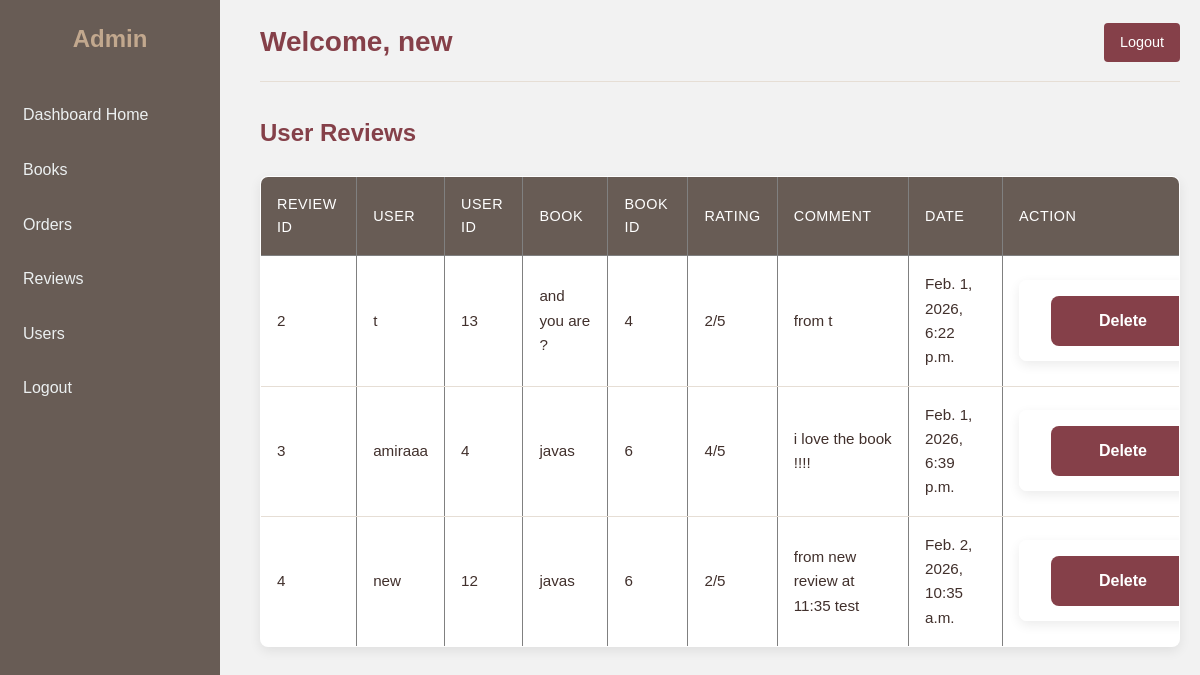
Screenshot of /dashboard/reviews/ (signed in) with the database file from the repository.
### library_app/models.py (models this page shows, shortened)
class Review(models.Model):
    user = models.ForeignKey(User, on_delete=models.CASCADE)
    book = models.ForeignKey(Book, on_delete=models.CASCADE, null=True, blank=True)
    rating = models.PositiveSmallIntegerField(default = 5)  # 1 to 5
    comment = models.TextField(blank=True, null=True)
    date = models.DateTimeField(auto_now_add=True)

class Book(models.Model):
    title = models.CharField(max_length=200)
    author = models.CharField(max_length=150)
    publication_date = models.DateField(blank=True, null=True)
    quantity = models.PositiveIntegerField(default=0)
    genres = models.ManyToManyField(Genre, related_name="books")
    reviews = models.DecimalField(max_digits=2, decimal_places=1, blank=True, null=True)
    description = models.TextField(blank=True, null=True)
    image = models.ImageField(upload_to="books/", blank=True, null=True)

### library_app/views.py (the view)
# urls.py: path('dashboard/reviews/', views.admin_reviews_view, name='admin_reviews'),
@login_required
def admin_reviews_view(request):
    reviews = Review.objects.select_related("user", "book").all()
    return render(request, "library_app/admin_reviews.html", {
        "reviews": reviews
    })

### library_app/templates/library_app/admin_reviews.html (shortened to what this page needs)
{% extends 'library_app/base_admin.html' %}
{% block content %}
<h2>User Reviews</h2>
<table border="1" cellpadding="8">
<tr>
    <th>Review ID</th>
    <th>User</th>
    <th>User ID</th>
    <th>Book</th>
    <th>Book ID</th>
    <th>Rating</th>
    <th>Comment</th>
    <th>Date</th>
    <th>Action</th>
</tr>
{% for review in reviews %}
<tr>
    <td>{{ review.id }}</td>
    <td>{{ review.user.username }}</td>
    <td>{{ review.user.id }}</td>
    <td>
        {% if review.book %}
            {{ review.book.title }}
        {% else %}
            General
        {% endif %}
    </td>
    <td>{% if review.book %}{{ review.book.id }}{% endif %}</td>
    <td>{{ review.rating }}/5</td>
    <td>{{ review.comment }}</td>
    <td>{{ review.date }}</td>
    <td>
        <form method="POST" action="{% url 'admin_delete_review' review.id %}">
            <button type="submit" class="btn btn-danger btn-sm">
                Delete
            </button>
        </form>
    </td>
</tr>
{% empty %}
<tr>
    <td colspan="9">No reviews yet</td>
</tr>
{% endfor %}
</table>
{% endblock %}

### library_app/templates/library_app/base_admin.html (shortened to what this page needs)
{% load static %}
<!DOCTYPE html>
<html lang="en">
<head>
    <link rel="stylesheet" href="{% static 'css/admin.css' %}">
    <link rel="stylesheet" href="https://cdnjs.cloudflare.com/ajax/libs/font-awesome/6.4.0/css/all.min.css">
</head>
<body>
<div class="sidebar">
    <h2 style="text-align:center; color: #C2A88E;">Admin</h2>
    <a href="{% url 'admin_home' %}">Dashboard Home</a>
    <a href="{% url 'admin_books' %}">Books</a>
    <a href="{% url 'admin_orders' %}">Orders</a>
    <a href="{% url 'admin_reviews' %}">Reviews</a>
    <a href="{% url 'admin_users' %}">Users</a>
    <a href="{% url 'logout' %}">Logout</a>
</div>
<div class="main-content">
    <div class="header">
        <h1>Welcome, {{ request.user.first_name|default:request.user.username }}</h1>
        <a href="{% url 'logout' %}" class="logout-btn">Logout</a>
    </div>
    {% block content %}{% endblock %}
</div>
</body>
</html>

### library_app/static/CSS/admin.css (style rules this page uses)
:root { --admin-primary: #854049; --admin-primary-dark: #41302C; --admin-secondary: #685C55; --admin-accent: #C2A88E; --admin-light: #f7f4ef; --admin-lighter: #e6ded5; --admin-white: #ffffff; --admin-text: #41302C; --admin-text-light: #685C55; --admin-shadow: 0 4px 12px rgba(0,0,0,0.08); --admin-radius: 8px; }
* { margin: 0; padding: 0; box-sizing: border-box; }
body { font-family: 'Poppins', sans-serif; background-color: var(--admin-light); color: var(--admin-text); line-height: 1.6; }
.sidebar { width: 220px; background-color: var(--admin-secondary); height: 100vh; position: fixed; padding-top: 20px; color: var(--admin-white); }
.sidebar h2 { text-align: center; color: var(--admin-accent); margin-bottom: 2rem; padding: 0 1rem; }
.sidebar a { display: block; padding: 12px 20px; color: var(--admin-white); text-decoration: none; margin-bottom: 5px; border-radius: 4px; transition: all 0.3s ease; border-left: 3px solid transparent; }
.main-content { margin-left: 240px; padding: 20px; min-height: 100vh; }
.header { display: flex; justify-content: space-between; align-items: center; margin-bottom: 2rem; padding-bottom: 1rem; border-bottom: 1px solid var(--admin-lighter); }
.header h1 { margin: 0; color: var(--admin-primary); font-size: 1.75rem; }
.logout-btn { text-decoration: none; color: var(--admin-white); background-color: var(--admin-primary); padding: 8px 16px; border-radius: var(--admin-radius); font-size: 0.9rem; font-weight: 500; transition: all 0.3s ease; display: inline-flex; align-items: center; gap: 0.5rem; }
h2 { color: var(--admin-primary); margin-bottom: 1.5rem; font-size: 1.5rem; }
table { width: 100%; border-collapse: collapse; background: var(--admin-white); border-radius: var(--admin-radius); overflow: hidden; box-shadow: var(--admin-shadow); margin-bottom: 2rem; }
table th { background: var(--admin-secondary); color: var(--admin-white); padding: 1rem; text-align: left; font-weight: 500; font-size: 0.9rem; text-transform: uppercase; letter-spacing: 0.5px; }
table td { padding: 1rem; border-bottom: 1px solid var(--admin-lighter); font-size: 0.95rem; }
table tr:last-child td { border-bottom: none; }
table form { display: inline; margin: 0; }
table button { padding: 0.5rem 1rem; background: var(--admin-primary); color: var(--admin-white); border: none; border-radius: 4px; cursor: pointer; font-size: 0.85rem; font-weight: 500; transition: all 0.3s ease; }
form[method="POST"]:not(.table-form) { background: var(--admin-white); padding: 2rem; border-radius: var(--admin-radius); box-shadow: var(--admin-shadow); max-width: 600px; margin: 0 auto; }
form[method="POST"] button[type="submit"] { width: 100%; padding: 1rem; background: var(--admin-primary); color: var(--admin-white); border: none; border-radius: var(--admin-radius); font-size: 1rem; font-weight: 600; cursor: pointer; transition: all 0.3s ease; }

### library_app/templates/library_app/base_admin.html (style rules this page uses)
body { font-family: Arial, sans-serif; background-color: #f2f2f2; margin: 0; }
.sidebar { width: 220px; background-color: #685C55; height: 100vh; position: fixed; padding-top: 20px; color: #ecf0f1; }
.sidebar a { display: block; padding: 12px 20px; color: #ecf0f1; text-decoration: none; margin-bottom: 5px; border-radius: 4px; }
.main-content { margin-left: 240px; padding: 20px; }
.header { display: flex; justify-content: space-between; align-items: center; }
.header h1 { margin: 0; color: #854049; }
.logout-btn { text-decoration: none; color: white; background-color: #854049; padding: 8px 16px; border-radius: 4px; }

### rows the page displays
Review: id "2", user.username "t", user.id "13", book "and you are ?", book.id "4", rating "2", comment "from t", date "Feb. 1, 2026, 6:22 p.m."
Review: id "3", user.username "amiraaa", user.id "4", book "javas", book.id "6", rating "4", comment "i love the book !!!!", date "Feb. 1, 2026, 6:39 p.m."
Review: id "4", user.username "new", user.id "12", book "javas", book.id "6", rating "2", comment "from new review at 11:35 test", date "Feb. 2, 2026, 10:35 a.m."

### other values shown
{{ request.user.first_name|default:request.user.username }} "new"
